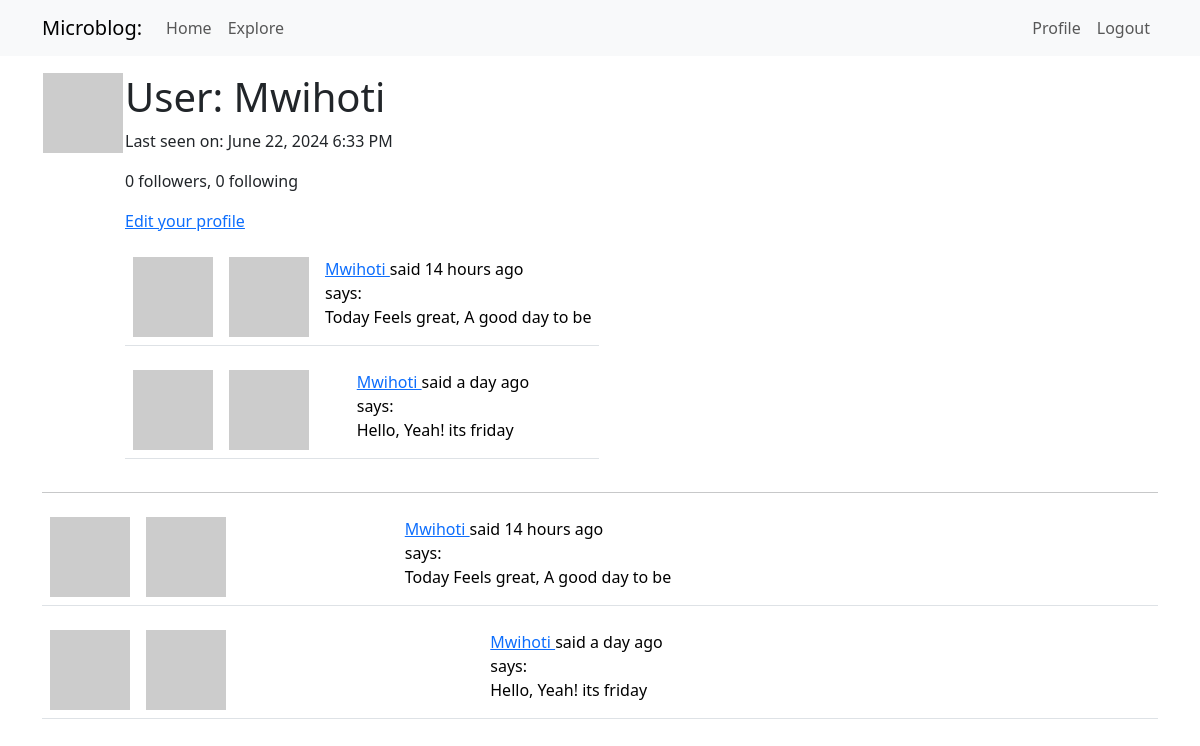
Page /user/Mwihoti (signed in) on the earlier database version.
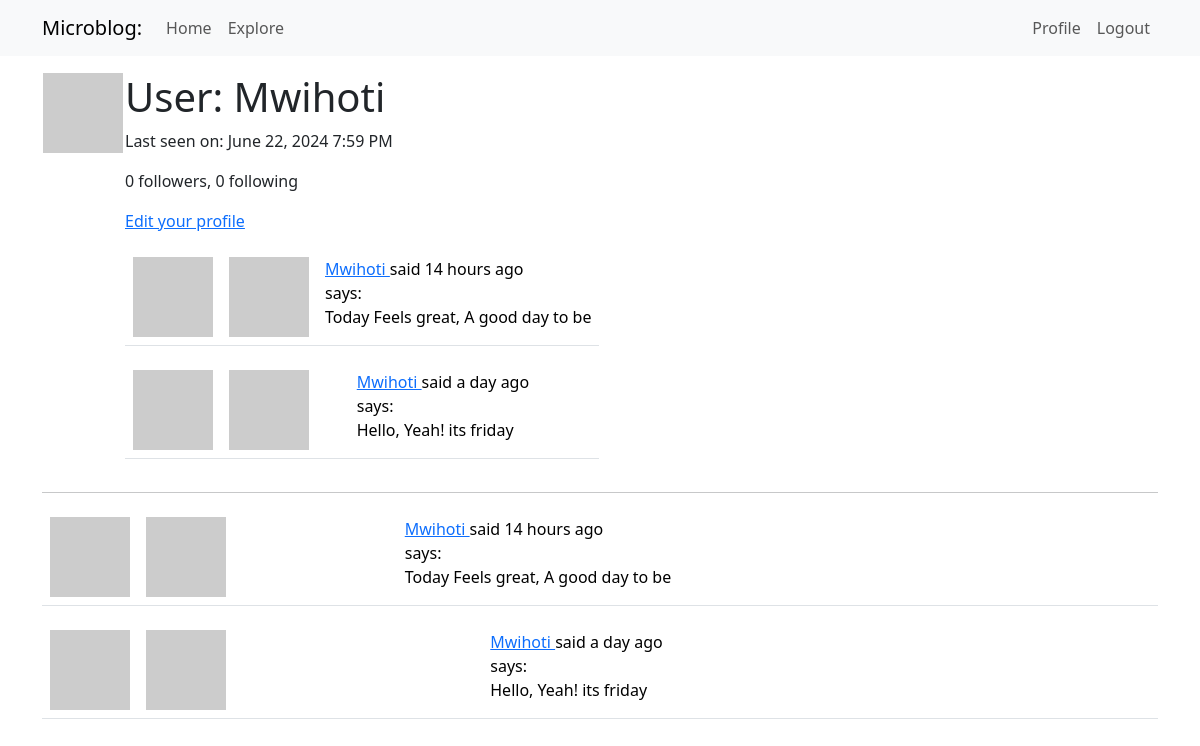
Same page on the later database version.
### app/models.py (models this page shows, shortened)
class User(UserMixin, db.Model):
    id: so.Mapped[int] = so.mapped_column(primary_key=True)
    username: so.Mapped[str] = so.mapped_column(sa.String(64), index=True,
                                                unique=True)
    email: so.Mapped[str] = so.mapped_column(sa.String(120), index=True,
                                             unique=True)
    password_hash: so.Mapped[Optional[str]] = so.mapped_column(sa.String(256))
    about_me: so.Mapped[Optional[str]] = so.mapped_column(sa.String(140))
    last_seen: so.Mapped[Optional[datetime]] = so.mapped_column(
        default=lambda: datetime.now(timezone.utc))
    posts: so.WriteOnlyMapped['Post'] = so.relationship(back_populates='author')
    following: so.WriteOnlyMapped['User'] = so.relationship(
        secondary=followers, primaryjoin=(followers.c.follower_id == id),
        secondaryjoin=(followers.c.followed_id==id),
        back_populates='followers'
    )
    followers: so.WriteOnlyMapped['User'] = so.relationship(
        secondary=followers, primaryjoin=(followers.c.followed_id == id),
        secondaryjoin=(followers.c.follower_id == id),
        back_populates='following'
    )
    def avatar(self, size):
        digest = hashlib.md5(self.email.lower().encode('utf-8')).hexdigest()
        return f'https://www.gravatar.com/avatar/{digest}?d=identicon&s={size}'
    @login.user_loader
    def load_user(id):
        return db.session.get(User, int(id))
    def followers_count(self):
        query = sa.select(sa.func.count()).select_from(
            self.followers.select().subquery())
        return db.session.scalar(query)
    def following_count(self):
        query = sa.select(sa.func.count()).select_from(
            self.following.select().subquery())
        return db.session.scalar(query)

class Post(db.Model):
    id: so.Mapped[int] = so.mapped_column(primary_key=True)
    body: so.Mapped[str] = so.mapped_column(sa.String(140))
    timestamp: so.Mapped[datetime] = so.mapped_column(
        index=True, default=lambda: datetime.now(timezone.utc))
    user_id: so.Mapped[int] = so.mapped_column(sa.ForeignKey('user.id'),
                                               index=True
    )
    author: so.Mapped[User] = so.relationship('User', back_populates='posts')

### app/routes.py (the view)
@app.route('/user/<username>')
@login_required
def user(username):
    user = db.first_or_404(sa.select(User).where(User.username == username))
    page = request.args.get('page', 1, type=int)
    query = user.posts.select().order_by(Post.timestamp.desc())
    posts = db.paginate(query, page=page, per_page=app.config['POSTS_PER_PAGE'],
                        error_out=False)
    next_url = url_for('user', username=user.username, page=posts.next_num) \
        if posts.has_next else None
    prev_url = url_for('user', username=user.username, page=posts.prev_num) \
        if posts.has_prev else None
    form = EmptyForm()
    return render_template('user.html', user=user, posts=posts, form=form, prev_url=prev_url, next_url=next_url)

### app/routes.py (called while the page is built)
@app.before_request
def before_request():
    if current_user.is_authenticated:
        current_user.last_seen = datetime.now(timezone.utc)
        db.session.commit()

### app/templates/user.html (shortened to what this page needs)
{% extends "base.html" %}
{% block content %}
<table>
    <tr valign="top">
        <td><img src="{{ user.avatar(128)}}"></td>
        <td>
            <h1>User: {{user.username }}</h1>
            {% if user.last_seen %}
            <p>Last seen on: {{ moment(user.last_seen).format('LLL') }}</p>{% endif %}
            <p>{{user.followers_count()}} followers, {{ user.following_count()}} following</p>
            {% if user == current_user %}
            <p><a href="{{ url_for('edit_profile') }}">Edit your profile</a></p>
            {% endif %}
            {% for post in posts %}
            {% include '_post.html' %}
        {% endfor %}
        </td>
    </tr>
</table>
<hr>
{% for post in posts %}
{% include '_post.html' %}
{%endfor %}
{% endblock %}

### app/templates/base.html (shortened to what this page needs)
<!doctype html>
<html>
    <head>
        <link
        href="https://cdn.jsdelivr.net/npm/bootstrap@5.3.2/dist/css/bootstrap.min.css"
        rel="stylesheet"
>
    </head>
    <body>
        <nav class="navbar navbar-expand-lg bg-body-tertiary">
              <div class="container">
                <a class="navbar-brand" href="{{url_for('index')}}">Microblog:</a>
                <div class="collapse navbar-collapse" id="navbarSupportedContent">
                    <ul class="navbar-nav me-auto mb-2 mb-lg-0">
            <li class="nav-item">
              <a class="nav-link" aria-current="page" href="{{ url_for('index') }}">Home</a>
            </li>
            <li class="nav-item">
              <a class="nav-link" aria-current="page" href="{{ url_for('explore') }}">Explore</a>
            </li>
          </ul>
          <ul class="navbar-nav mb-2 mb-lg-0">
            {% if current_user.is_anonymous %}
            <li class="nav-item">
              <a class="nav-link" aria-current="page" href="{{ url_for('login') }}">Login</a>
            </li>
            {% else %}
            <li class="nav-item">
              <a class="nav-link" aria-current="page" href="{{ url_for('user', username=current_user.username) }}">Profile</a>
            </li>
            <li class="nav-item">
              <a class="nav-link" aria-current="page" href="{{ url_for('logout') }}">Logout</a>
            </li>
            {% endif %}
          </ul>
                </div>
        </div>
        </nav>
      <div class="container mt-3">
            {% block content %}{% endblock %}
      </div>
    </body>
</html>

### app/templates/_post.html
<table class="table table-hover">
    <tr >
        <td width="70px">
            <img src="{{post.author.avatar(36) }}"></td>
        <td>
            <a href="{{ url_for('user', username=post.author.username)}}">
                <img src="{{post.author.avatar(70)}}" />
            </a>
            <td>
                <a href="{{ url_for('user', username=post.author.username)}}">
                    {{ post.author.username}}
                </a>
                said {{ moment(post.timestamp).fromNow()}}
                <br>
                says: <br> {{post.body}} </td>
            </td>
    </tr>
</table>

Differences in the rows shown:
changed User "Mwihoti": last_seen "June 22, 2024 6:33 PM" → "June 22, 2024 7:59 PM"
